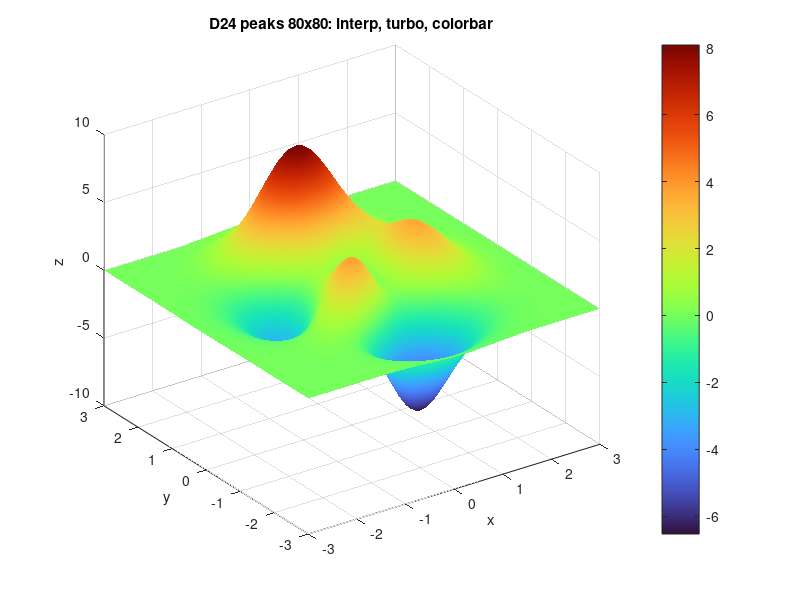
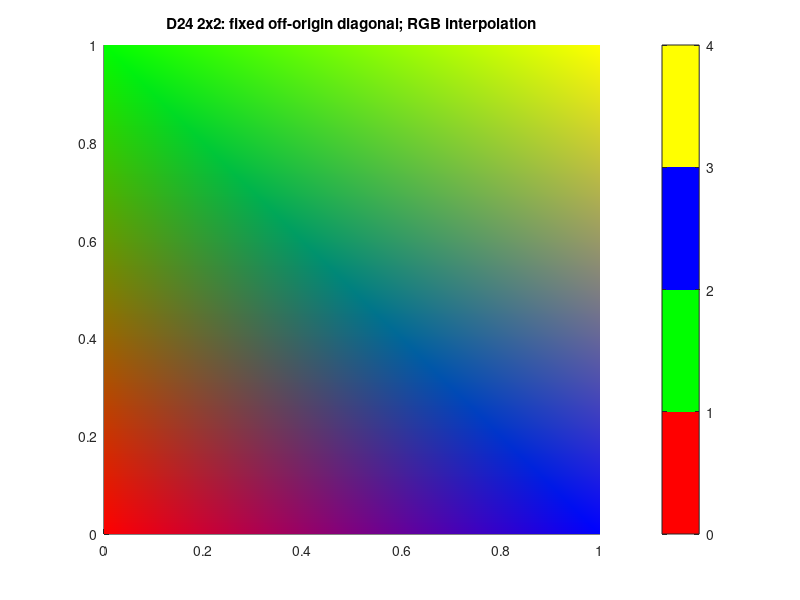
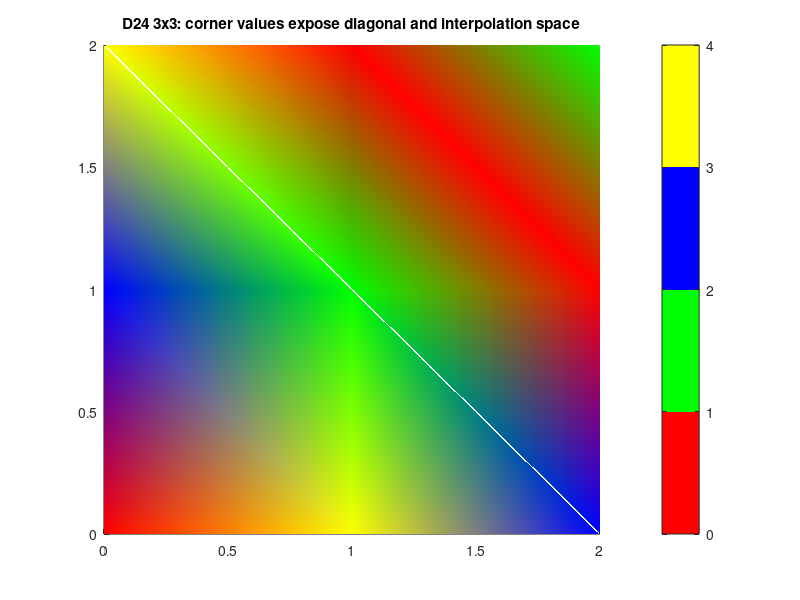
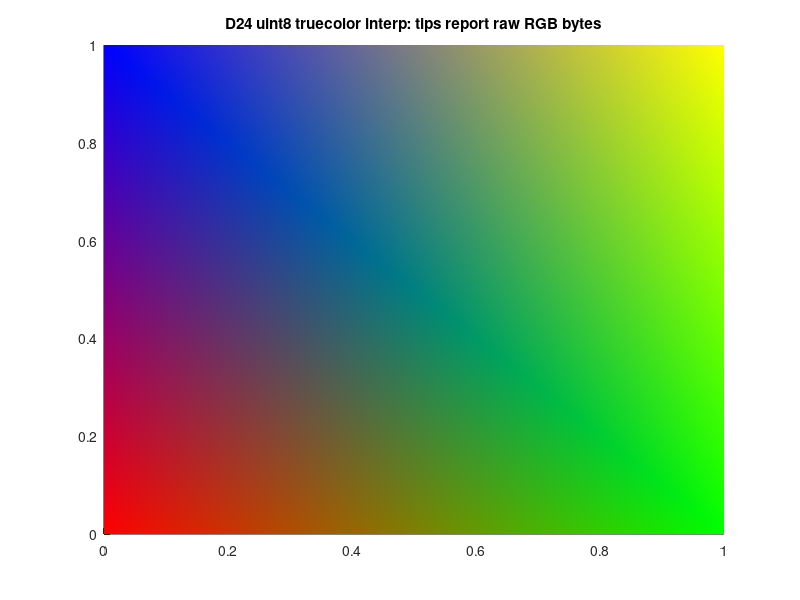

The MATLAB script that drew these images, in order:
function verify_dalga24_interp(output_dir)
  % Manual Qt/browser/MATLAB acceptance, in a fresh orchestrator test copy only.
  % Optional output_dir writes REAL serializer artifacts for Octave inspection.
  % No graphics were run in the implementation lane. No synthetic fixtures.
  % Viewer diagonal: (r+1,c)--(r,c+1); triangles (0,2,1),(1,2,3).
  % Viewer interpolation: map each vertex to sRGB, then interpolate RGB.
  % Data tips: nearest original cell vertex XYZ + raw scalar/RGB CData.
  if nargin<1,output_dir='';end
  d24_figures={};
  d24_figures{end+1}=figure('name','D24 peaks 80 interp turbo');
  [d24_x,d24_y]=meshgrid(linspace(-3,3,80));
  surf(d24_x,d24_y,peaks(d24_x,d24_y));shading interp;colormap(turbo(256));colorbar;
  title('D24 peaks 80x80: interp, turbo, colorbar');xlabel('x');ylabel('y');zlabel('z');view(-35,30);

  d24_map=[1 0 0;0 1 0;0 0 1;1 1 0];
  d24_figures{end+1}=figure('name','D24 2x2 diagonal RGB');
  surf([0 1],[0 1],zeros(2),[0 2;1 3],'facecolor','interp','edgecolor','none');
  colormap(d24_map);caxis([0 4]);colorbar;view(0,90);
  title('D24 2x2: fixed off-origin diagonal; RGB interpolation');

  d24_figures{end+1}=figure('name','D24 3x3 diagonal RGB');
  surf(0:2,0:2,[0 .1 0;.1 0 .1;0 .1 0],[0 3 2;2 1 0;3 0 1],...
       'facecolor','interp','edgecolor','none');
  colormap(d24_map);caxis([0 4]);colorbar;view(0,90);
  title('D24 3x3: corner values expose diagonal and interpolation space');

  d24_figures{end+1}=figure('name','D24 truecolor interp');
  d24_rgb=uint8(255.*cat(3,[1 0;0 1],[0 1;0 1],[0 0;1 0]));
  surf([0 1],[0 1],zeros(2),d24_rgb,'facecolor','interp','edgecolor','none');view(0,90);
  title('D24 uint8 truecolor interp: tips report raw RGB bytes');

  d24_figures{end+1}=figure('name','D24 interp NaN hole');
  d24_z=peaks(5);d24_z(3,3)=NaN;
  surf(d24_z);shading interp;colormap(turbo(256));colorbar;
  title('D24 interp: NaN XYZ/CData removes all incident cells');

  d24_figures{end+1}=figure('name','D24 reversed direct interp');
  surf(0:2,0:2,zeros(3),uint8([0 3 1;2 0 3;3 1 2]),...
       'facecolor','interp','edgecolor','none','cdatamapping','direct');
  colormap(flipud(d24_map));colorbar;view(0,90);
  title('D24 reversed colormap: integer direct indexing, interp');

  d24_figures{end+1}=figure('name','D24 interp edges (admitted in D26)');
  surf([0 1;1 0],'facecolor','interp','edgecolor','interp');
  title('D26 edge interp: both endpoint colours');

  d24_figures{end+1}=figure('name','D24 scalar alpha interp (admitted in D26)');
  surf([0 1;1 0],'facecolor','interp','edgecolor','interp','facealpha',.5);
  title('D26 scalar alpha: interactive interp surface');

  d24_figures{end+1}=figure('name','D24 data-valued alpha PNG fallback');
  surf([0 1;1 0],'facecolor','interp','edgecolor','interp',...
       'facealpha','interp','alphadata',[0 .25;.5 1],'alphadatamapping','none');
  title('Data-valued alpha remains PNG: transparency');

  if ~isempty(output_dir)
    if ~exist(output_dir,'dir'),mkdir(output_dir);end
    for d24_i=1:numel(d24_figures)
      d24_handles=sort(findall(d24_figures{d24_i}));d24_before=cell(size(d24_handles));
      for d24_j=1:numel(d24_handles),d24_before{d24_j}=get(d24_handles(d24_j));end
      d24_current=get(0,'currentfigure');
      d24_data=__mf_figure_data__(d24_figures{d24_i},struct('job',repmat('f',1,32),'figure',d24_i));
      assert(isequal(d24_handles,sort(findall(d24_figures{d24_i}))));
      assert(isequaln(d24_current,get(0,'currentfigure')));
      for d24_j=1:numel(d24_handles),assert(isequaln(d24_before{d24_j},get(d24_handles(d24_j))));end
      if d24_i<numel(d24_figures)
        assert(d24_data.supported);
        assert(strcmp(d24_data.axes{1}.series{1}.face_color.mode,'interp'));
        assert(strcmp(d24_data.axes{1}.series{1}.face_color.association,'vertex'));
        if d24_i>=7
          assert(strcmp(d24_data.axes{1}.series{1}.edge_color.mode,'interp'));
          assert(strcmp(d24_data.axes{1}.series{1}.edge_color.association,'vertex'));
        end
        if d24_i==8
          assert(isequal(d24_data.axes{1}.series{1}.face_alpha,struct('mode','constant','association','constant','value',.5)));
        end
      else
        assert(~d24_data.supported&&strcmp(d24_data.reason_code,'transparency'));
        assert(strcmp(d24_data.reason_args.detail,'unmeasured_data_mapping'));
      end
      d24_file=fopen(fullfile(output_dir,sprintf('interp_%02d.json',d24_i)),'w');
      assert(d24_file>=0);fputs(d24_file,jsonencode(d24_data));fclose(d24_file);
    end
  end
end
